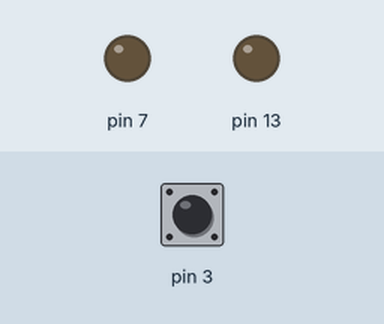
Recording of a sketch running on a simulated Arduino Uno, built with avr-gcc and run on an emulated ATmega328P. Parts: output pins drawn as LEDs (lit = HIGH). Inputs (shaded band) come from the test bench; at power-on: pin 3 LOW. What the sketch prints to the serial monitor is not drawn.

Above: at 1.2 s.
1.3 s: pin 3 driven HIGH
At 2.4 s:
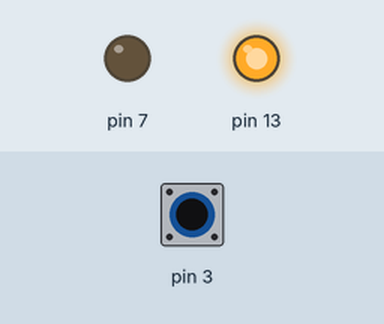
4.3 s: pin 3 pulsed LOW 2 times (0.12 s each, 0.3 s apart)
At 5.5 s:
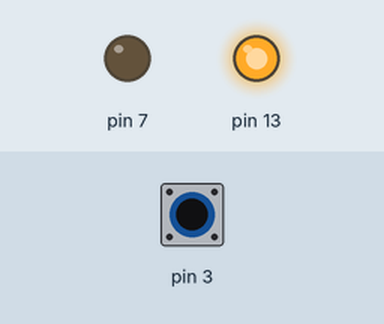
7.9 s: pin 3 pulsed LOW 2 times (0.12 s each, 0.3 s apart)
At 11.3 s:
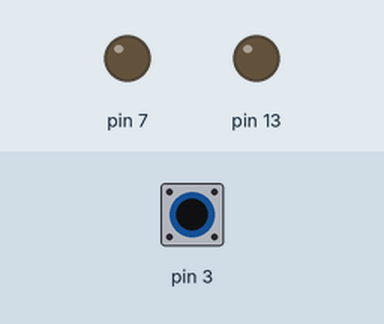
Timing chart, 0 to 12.8 s (numbered marks = the images above; inputs shaded):
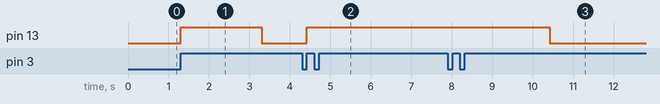

Measured:
- after the input at 1.3 s, pin 13: LOW → HIGH at once, → LOW 2.0 s later
- after the input at 4.3 s, pin 13: LOW → HIGH after 0.12 s
- after the input at 7.9 s, pin 13: HIGH → LOW after 2.5 s instead of 0.52 s

The sketch:

final_arduino.ino
```cpp
unsigned char state = 0;
void setup() {
  pinMode(13, OUTPUT);
  pinMode(7, OUTPUT);
  pinMode(3, INPUT);

  Serial.begin(9600);//定义数据传输率为9600比特
  attachInterrupt(1, blink, RISING);

}
void loop() {
  int c = digitalRead(7);

  if (c == HIGH) {
    Serial.write("c");
  }


  if (state != 0) {
    state = 0;
    Serial.write("a");
    digitalWrite(13, HIGH);
    delay(2000);

  }
  else {
    Serial.write("b");
    digitalWrite(13, LOW);
  }
}


void blink() {
  state++;
}
```
